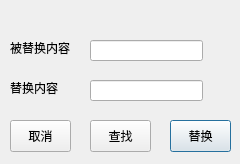
<?xml version="1.0" encoding="UTF-8"?>
<ui version="4.0">
 <class>d_replace</class>
 <widget class="QDialog" name="d_replace">
  <property name="geometry">
   <rect>
    <x>0</x>
    <y>0</y>
    <width>240</width>
    <height>164</height>
   </rect>
  </property>
  <property name="windowTitle">
   <string>Dialog</string>
  </property>
  <widget class="QLineEdit" name="lineEdit">
   <property name="geometry">
    <rect>
     <x>90</x>
     <y>40</y>
     <width>113</width>
     <height>21</height>
    </rect>
   </property>
  </widget>
  <widget class="QLineEdit" name="lineEdit_2">
   <property name="geometry">
    <rect>
     <x>90</x>
     <y>80</y>
     <width>113</width>
     <height>21</height>
    </rect>
   </property>
  </widget>
  <widget class="QLabel" name="label">
   <property name="geometry">
    <rect>
     <x>10</x>
     <y>40</y>
     <width>71</width>
     <height>16</height>
    </rect>
   </property>
   <property name="text">
    <string>被替换内容</string>
   </property>
  </widget>
  <widget class="QLabel" name="label_2">
   <property name="geometry">
    <rect>
     <x>10</x>
     <y>80</y>
     <width>60</width>
     <height>16</height>
    </rect>
   </property>
   <property name="text">
    <string>替换内容</string>
   </property>
  </widget>
  <widget class="QPushButton" name="pushButton">
   <property name="geometry">
    <rect>
     <x>170</x>
     <y>120</y>
     <width>61</width>
     <height>32</height>
    </rect>
   </property>
   <property name="text">
    <string>替换</string>
   </property>
  </widget>
  <widget class="QPushButton" name="pushButton_2">
   <property name="geometry">
    <rect>
     <x>10</x>
     <y>120</y>
     <width>61</width>
     <height>32</height>
    </rect>
   </property>
   <property name="text">
    <string>取消</string>
   </property>
  </widget>
  <widget class="QPushButton" name="pushButton_3">
   <property name="geometry">
    <rect>
     <x>90</x>
     <y>120</y>
     <width>61</width>
     <height>32</height>
    </rect>
   </property>
   <property name="text">
    <string>查找</string>
   </property>
  </widget>
 </widget>
 <resources/>
 <connections/>
</ui>
